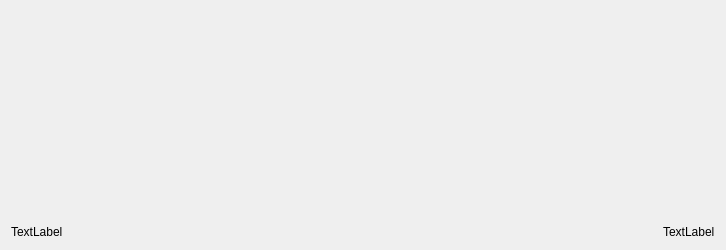
<?xml version="1.0" encoding="UTF-8"?>
<ui version="4.0">
 <class>CSuppliers</class>
 <widget class="QWidget" name="CSuppliers">
  <property name="geometry">
   <rect>
    <x>0</x>
    <y>0</y>
    <width>726</width>
    <height>250</height>
   </rect>
  </property>
  <property name="windowTitle">
   <string>Form</string>
  </property>
  <layout class="QGridLayout" name="gridLayout">
   <item row="1" column="0">
    <layout class="QHBoxLayout" name="hLayoutTreeView"/>
   </item>
   <item row="0" column="0">
    <layout class="QHBoxLayout" name="hLayoutSearchToItem"/>
   </item>
   <item row="2" column="0">
    <layout class="QHBoxLayout" name="hLayoutInformation">
     <item alignment="Qt::AlignLeft|Qt::AlignBottom">
      <widget class="QLabel" name="labelCurrentUser">
       <property name="font">
        <font>
         <weight>50</weight>
         <bold>false</bold>
        </font>
       </property>
       <property name="text">
        <string>TextLabel</string>
       </property>
      </widget>
     </item>
     <item alignment="Qt::AlignRight|Qt::AlignBottom">
      <widget class="QLabel" name="labelViewState">
       <property name="font">
        <font>
         <weight>50</weight>
         <bold>false</bold>
        </font>
       </property>
       <property name="text">
        <string>TextLabel</string>
       </property>
      </widget>
     </item>
    </layout>
   </item>
  </layout>
 </widget>
 <resources/>
 <connections/>
</ui>
